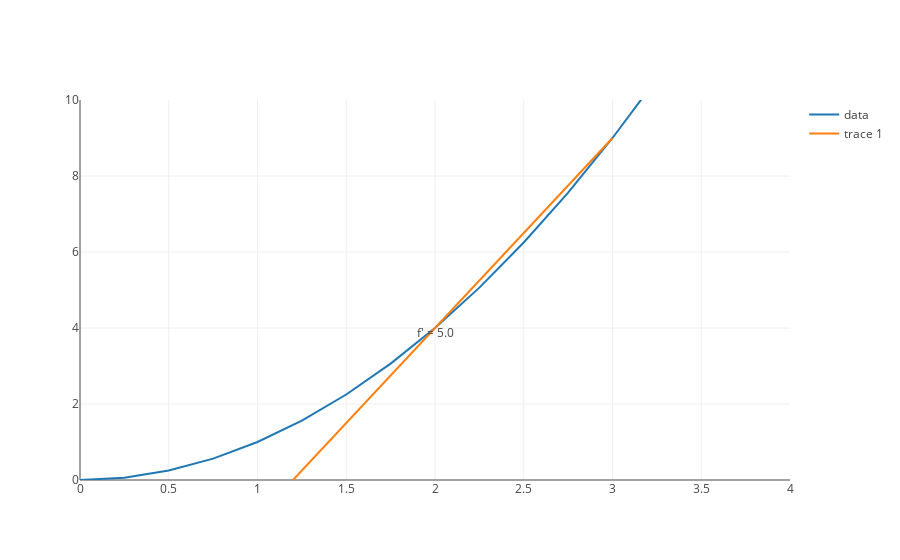

Notebook code cell kept with this figure:
### Markdown cell above
Ok, let's get a sense of what we mean by tangent to the curve.  The orange line below is a line whose slope is calculated by using our derivative function, with delta x = 1.  As you can see it is **not tangent to our function, $f(x)$ ** as it does not *just touch* the blue line, but rather touches it in two places.

### Code cell
from calculus import derivative_trace

tangent_x_squared_trace = derivative_trace(x_squared, 2, 2, 1)
x_squared = [(1, 2)]
range_twenty_four = list(range(0, 25))
six = list(map(lambda x: x/4.0, range_twenty_four))

trace_x_squared = function_values_trace(x_squared, six)
layout_not_tangent = build_layout(x_axis = {'range': [0, 4]}, y_axis = {'range': [0, 10]})
plot([trace_x_squared, tangent_x_squared_trace], layout_not_tangent)

### Figure 1 — Plotly figure (JSON) as saved in the notebook; plotly's stock layout.template omitted (floating-point values rounded to 4 significant figures)
{"data": [{"mode": "lines", "name": "data", "text": [], "type": "scatter", "uid": "2348f838-5f28-11e9-8210-316d822ad0aa", "x": [0, 0.25, 0.5, 0.75, 1, 1.25, 1.5, 1.75, 2, 2.25, 2.5, 2.75, 3, 3.25, 3.5, 3.75, 4, 4.25, 4.5, 4.75, 5, 5.25, 5.5, 5.75, 6], "y": [0, 0.0625, 0.25, 0.5625, 1, 1.562, 2.25, 3.062, 4, 5.062, 6.25, 7.562, 9, 10.56, 12.25, 14.06, 16, 18.06, 20.25, 22.56, 25, 27.56, 30.25, 33.06, 36]}, {"mode": "text+lines", "text": ["", "f' = 5.0", ""], "textposition": "bottom center", "type": "scatter", "uid": "2348f9d2-5f28-11e9-8210-316d822ad0aa", "x": [1, 2, 3], "y": [-1, 4, 9]}], "layout": {"xaxis": {"range": [0, 4]}, "yaxis": {"range": [0, 10]}}}
